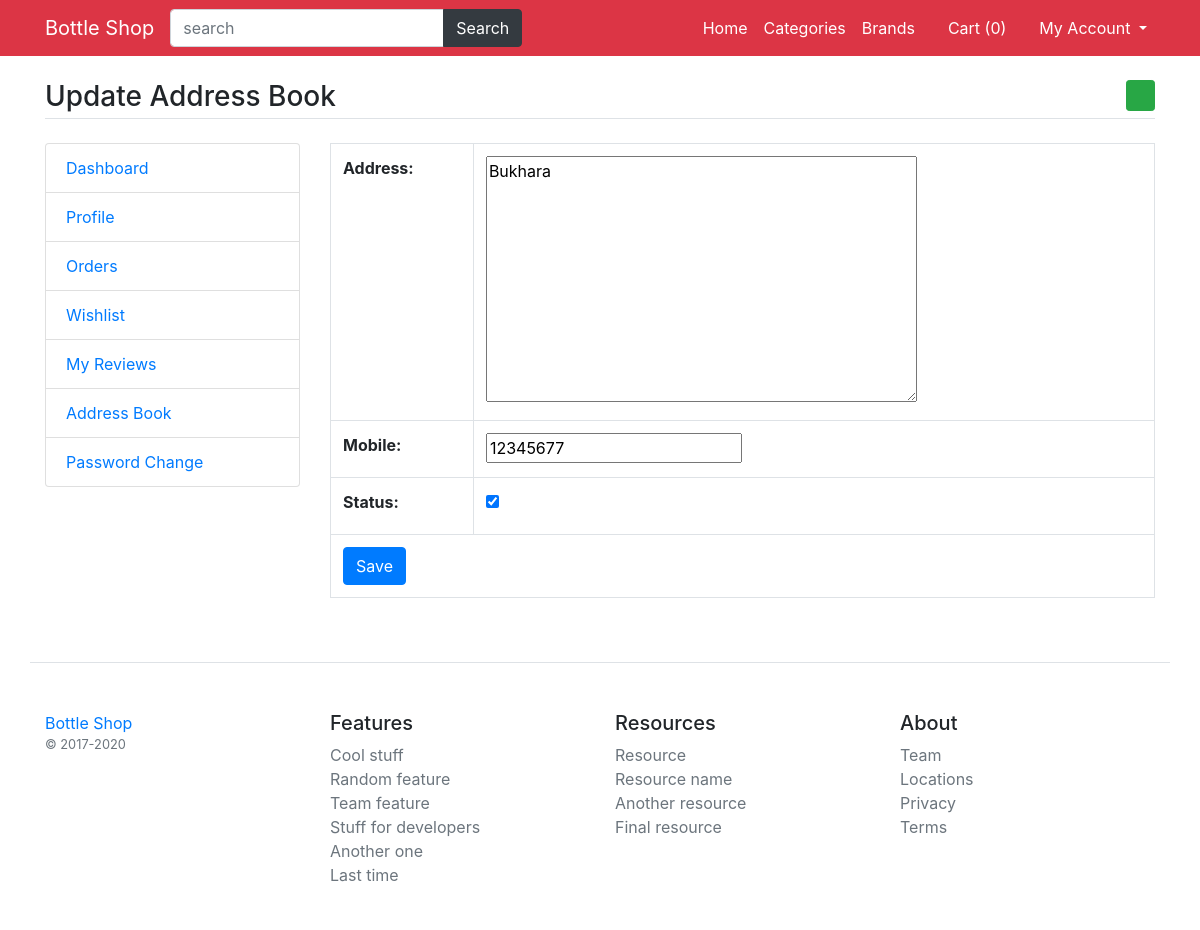
The app's page /update-address/1 (signed in), older data.
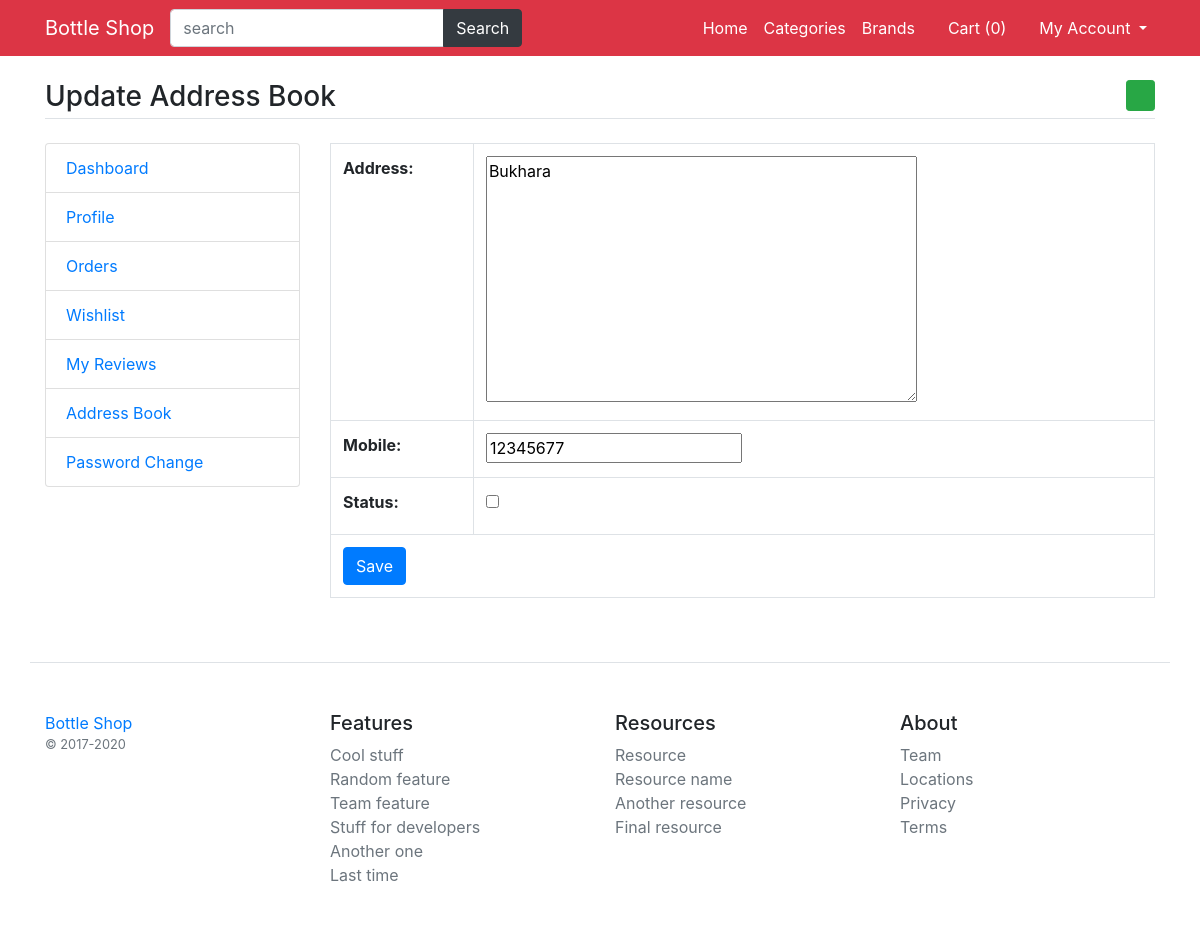
The same page, newer data.
### main/models.py (models this page shows)
class UserAddressBook(models.Model):
    user=models.ForeignKey(User,on_delete=models.CASCADE)
    mobile=models.CharField(max_length=50,null=True)
    address=models.TextField()
    status=models.BooleanField(default=False)
    class Meta:
        verbose_name_plural='AddressBook'

### main/views.py (the view, shortened to what this page needs)
# urls.py: path('update-address/<int:id>',update_address, name='update-address'),
@login_required(login_url='login')
def update_address(request,id):
	address=UserAddressBook.objects.get(pk=id)
	msg=None
	form=AddressBookForm(instance=address)
	return render(request, 'user/update-address.html',{'form':form,'msg':msg})

### main/forms.py
class AddressBookForm(forms.ModelForm):
	class Meta:
		model=UserAddressBook
		fields=('address','mobile','status')

### main/template_context.py (called while the page is built)
def get_filters(request):
	minMaxPrice=ProductAttribute.objects.aggregate(Min('price'),Max('price'))
	data={
		'minMaxPrice':minMaxPrice,
	}
	return data

### main/templates/user/update-address.html (shortened to what this page needs)
{% extends 'base.html' %}
{% load static %}
{% block content %}
<main class="container my-4">
	<h3 class="my-4 border-bottom pb-1">Update Address Book <a href="{% url 'add-address' %}" class="float-right btn btn-sm btn-success"><i class="fa fa-plus"></i></a></h3>
	<div class="row">
		<div class="col-md-3">
			{% include 'user/user-sidebar.html' %}
		</div>
		<div class="col-md-9">
			<table class="table table-bordered">
				<form method="post">
					{{form.as_table}}
					<tr>
						<td colspan="2">
							<input type="submit" value="Save" class="btn btn-primary" />
						</td>
					</tr>
				</form>
			</table>
		</div>
	</div>
</main>
{% endblock %}

Row changes from the older to the newer data that the page shows:
changed UserAddressBook "Bukhara": status "☑" → "☐"
